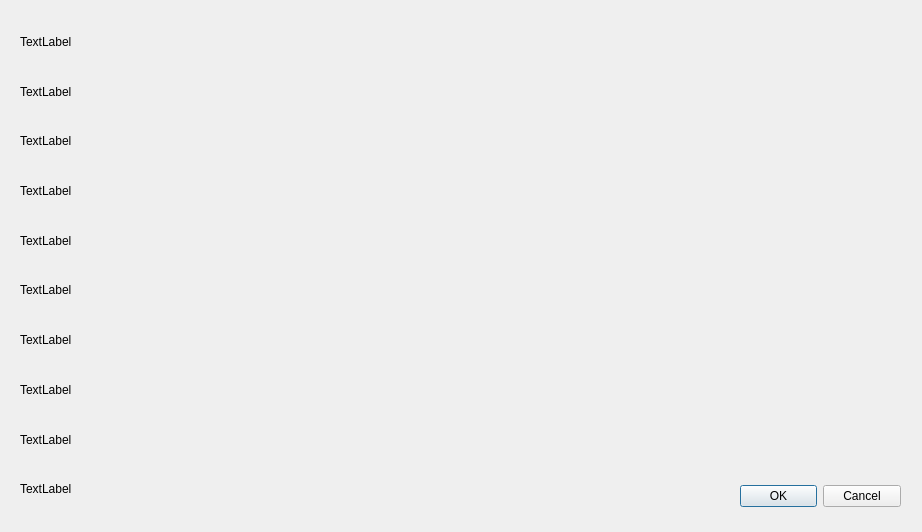
<?xml version="1.0" encoding="UTF-8"?>
<ui version="4.0">
 <class>Dialog</class>
 <widget class="QDialog" name="Dialog">
  <property name="geometry">
   <rect>
    <x>0</x>
    <y>0</y>
    <width>922</width>
    <height>532</height>
   </rect>
  </property>
  <property name="windowTitle">
   <string>Dialog</string>
  </property>
  <widget class="QDialogButtonBox" name="buttonBox">
   <property name="geometry">
    <rect>
     <x>740</x>
     <y>480</y>
     <width>161</width>
     <height>32</height>
    </rect>
   </property>
   <property name="orientation">
    <enum>Qt::Horizontal</enum>
   </property>
   <property name="standardButtons">
    <set>QDialogButtonBox::Cancel|QDialogButtonBox::Ok</set>
   </property>
  </widget>
  <widget class="QWidget" name="gridLayoutWidget">
   <property name="geometry">
    <rect>
     <x>20</x>
     <y>20</y>
     <width>701</width>
     <height>491</height>
    </rect>
   </property>
   <layout class="QGridLayout" name="gridLayout">
    <item row="6" column="0">
     <widget class="QLabel" name="label_7">
      <property name="text">
       <string>TextLabel</string>
      </property>
     </widget>
    </item>
    <item row="7" column="0">
     <widget class="QLabel" name="label_8">
      <property name="text">
       <string>TextLabel</string>
      </property>
     </widget>
    </item>
    <item row="3" column="0">
     <widget class="QLabel" name="label_4">
      <property name="text">
       <string>TextLabel</string>
      </property>
     </widget>
    </item>
    <item row="8" column="0">
     <widget class="QLabel" name="label_9">
      <property name="text">
       <string>TextLabel</string>
      </property>
     </widget>
    </item>
    <item row="5" column="0">
     <widget class="QLabel" name="label_6">
      <property name="text">
       <string>TextLabel</string>
      </property>
     </widget>
    </item>
    <item row="0" column="0">
     <widget class="QLabel" name="label">
      <property name="text">
       <string>TextLabel</string>
      </property>
     </widget>
    </item>
    <item row="2" column="0">
     <widget class="QLabel" name="label_3">
      <property name="text">
       <string>TextLabel</string>
      </property>
     </widget>
    </item>
    <item row="1" column="0">
     <widget class="QLabel" name="label_2">
      <property name="text">
       <string>TextLabel</string>
      </property>
     </widget>
    </item>
    <item row="4" column="0">
     <widget class="QLabel" name="label_5">
      <property name="text">
       <string>TextLabel</string>
      </property>
     </widget>
    </item>
    <item row="9" column="0">
     <widget class="QLabel" name="label_10">
      <property name="text">
       <string>TextLabel</string>
      </property>
     </widget>
    </item>
   </layout>
  </widget>
 </widget>
 <resources/>
 <connections>
  <connection>
   <sender>buttonBox</sender>
   <signal>accepted()</signal>
   <receiver>Dialog</receiver>
   <slot>accept()</slot>
   <hints>
    <hint type="sourcelabel">
     <x>248</x>
     <y>254</y>
    </hint>
    <hint type="destinationlabel">
     <x>157</x>
     <y>274</y>
    </hint>
   </hints>
  </connection>
  <connection>
   <sender>buttonBox</sender>
   <signal>rejected()</signal>
   <receiver>Dialog</receiver>
   <slot>reject()</slot>
   <hints>
    <hint type="sourcelabel">
     <x>316</x>
     <y>260</y>
    </hint>
    <hint type="destinationlabel">
     <x>286</x>
     <y>274</y>
    </hint>
   </hints>
  </connection>
 </connections>
</ui>
